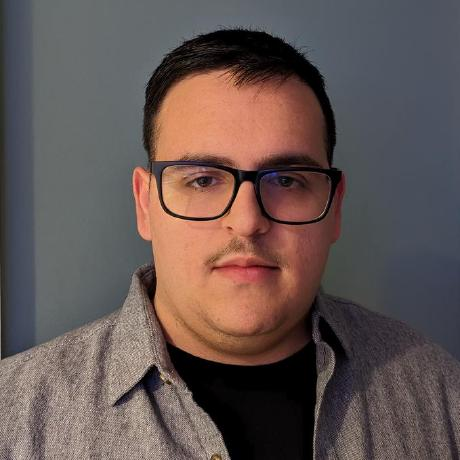
#> input picture Amir/Project 2 Part 2 Hybrid Image Amir Marji - Submissions Oct 26, 2023 1119 AM/258349-1988175 - Amir Marji - Oct 24, 2023 158 PM/amir.jpg, 460 x 460 px
$ jupyter execute project2.ipynb
#> lines starting #> are read from the running program, lines starting #| are printed output that depends on the picture; after the words box and inside, x2 and y2 are one past the last pixel; in counts of white or black regions, pixels touching at a corner belong together
# Project 2 part 1

### Import packages

### Load image

### Convert to grayscale

[cell 1]
import cv2
import numpy as np
import matplotlib.pyplot as plt

# Load the image using OpenCV (only for loading)
img = cv2.imread('amir.jpg')
#> img is the input picture: shape (460, 460, 3); mean B, G, R 82.3, 85.1, 99.6

# Convert the image to grayscale
img = cv2.cvtColor(img, cv2.COLOR_BGR2GRAY)
#> img: shape (460, 460)

# display the image
plt.imshow(img, cmap='gray')

### Gaussian_filter

[cell 2]
# Gaussian filter for noise reduction
gaussian_filter = np.array([[1, 2, 1], [2, 4, 2], [1, 2, 1]],dtype=np.float32) * 1/16

imgGaus = cv2.filter2D(img,-1, gaussian_filter)

# display the image
plt.imshow(imgGaus, cmap='gray')

### Sobel operators

[cell 3]
# Define the Sobel operators
sobel_x = np.array(([[-1, 0, 1],
                   [-2, 0, 2],
                   [-1, 0, 1]]),
                     dtype=np.float64)


sobel_y = np.array(([[-1, -2, -1],
                   [0, 0, 0],
                   [1, 2, 1]]),
                        dtype=np.float64)

###  Define Convolution function

[cell 4]
# Function to apply convolution with replicate padding to maintain the size
def convolve(image, kernel):
    # Get the dimensions of the input image and the kernel
    image_height = image.shape[0]
#> image_height = 460
    image_width = image.shape[1]
#> image_width = 460
    kernel_height = kernel.shape[0]
    kernel_width = kernel.shape[1]

    # Calculate the padding size to maintain the output size
    padding_height = kernel_height // 2
    padding_width = kernel_width // 2

    # Create an output matrix to store the convolution result
    output_image = np.zeros((image_height, image_width))

    # Pad the image with replicate values
    padded_image = np.pad(image, ((padding_height, padding_height), (padding_width, padding_width)), mode='edge')

    # Loop through the padded image
    for i in range(image_height):
        for j in range(image_width):
            # Extract the patch from the padded image that corresponds to the kernel size
            patch = padded_image[i:i + kernel_height, j:j + kernel_width]

            # Perform the convolution by element-wise multiplication and summing the result
            output_image[i, j] = np.sum(patch * kernel)
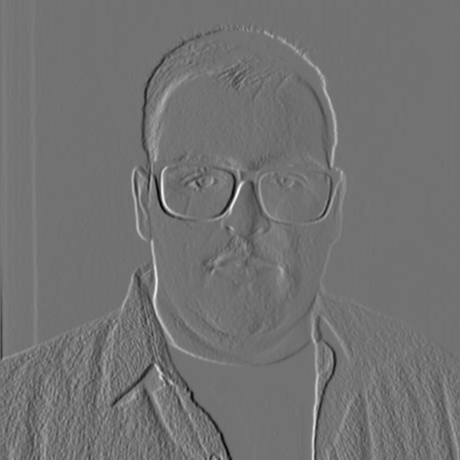
#> output_image: shape (460, 460) float64; min -402, max 492, mean 0.2; drawn with min black and max white

    return output_image

### Apply convolution

[cell 5]
# Apply Sobel filters to the image
sobel_x_image = convolve(imgGaus, sobel_x)
sobel_y_image = convolve(imgGaus, sobel_y)
#> after the loop in convolve (call 2), `for i in range(image_height):`:
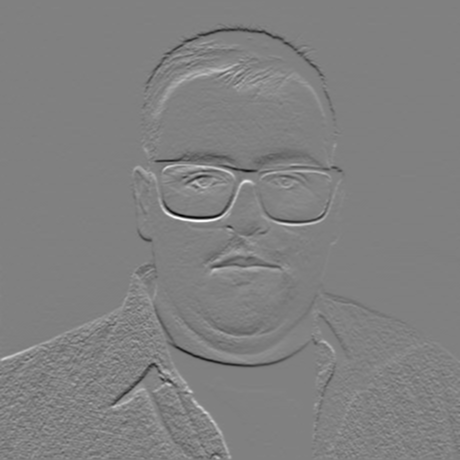
#> output_image: shape (460, 460) float64; min -468, max 460, mean 0; drawn with min black and max white

#show the two images side by side
plt.figure(figsize=(10,10))
plt.subplot(121)
plt.imshow(sobel_x_image, cmap='gray')
plt.subplot(122)
plt.imshow(sobel_y_image, cmap='gray')

### Calculate magnitude

[cell 6]
# Calculate the magnitude
magnitude = np.sqrt(sobel_x_image ** 2 + sobel_y_image ** 2)

### Thresholding

[cell 7]
# Thresholding
threshold = 100  # You can adjust the threshold value as needed
binary_image = (magnitude > threshold).astype(np.uint8) * 255
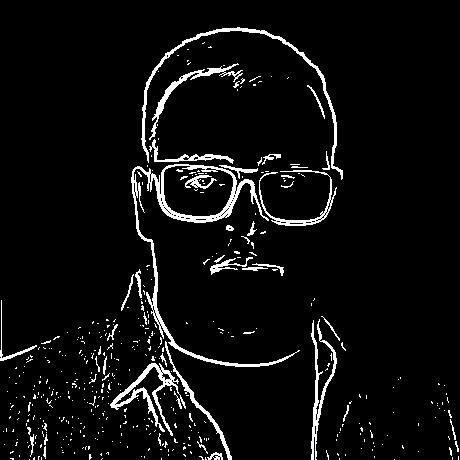
#> binary_image: shape (460, 460); 5.4% white; 455 white regions (412 under 20 px), largest, box (x1, y1, x2, y2) and area: (131, 164, 300, 367) 2666, (141, 27, 343, 180) 1290, (110, 363, 186, 436) 1049

# Display the binary image
plt.imshow(binary_image, cmap='gray')

### Results

[cell 8]
# Display the results
plt.figure(figsize=(12, 4))
plt.subplot(131), plt.imshow(img, cmap='gray'), plt.title('Grayscale Image')
plt.subplot(132), plt.imshow(imgGaus, cmap='gray'), plt.title('Blurred Image')
plt.subplot(133), plt.imshow(binary_image, cmap='gray'), plt.title('Thresholded Image')
plt.show()

# Project 2 part 2

### Photos provided [here](https://cs.brown.edu/courses/csci1430/2021_Spring/proj1_imagefiltering/)

### Convert to grayscale

[cell 9]
import cv2
import numpy as np
import matplotlib.pyplot as plt

#load the dog and cat images
dog = cv2.imread('dog.jpg')
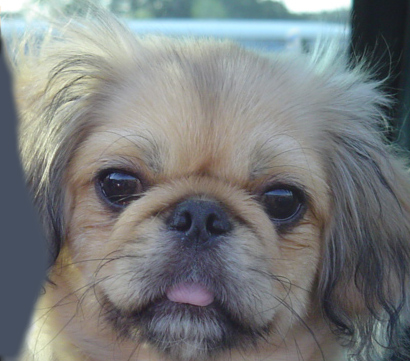
#> input picture Amir/Project 2 Part 2 Hybrid Image Amir Marji - Submissions Oct 26, 2023 1119 AM/258349-1988175 - Amir Marji - Oct 24, 2023 158 PM/dog.jpg, 410 x 361 px
#> dog is the input picture: shape (361, 410, 3); mean B, G, R 125, 124.5, 121.2
cat = cv2.imread('cat.jpg')
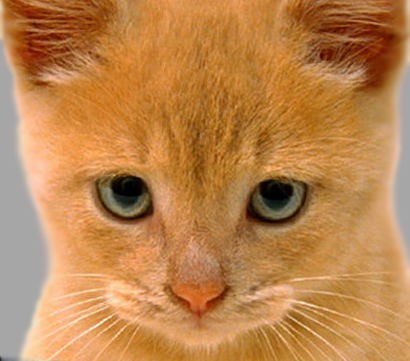
#> input picture Amir/Project 2 Part 2 Hybrid Image Amir Marji - Submissions Oct 26, 2023 1119 AM/258349-1988175 - Amir Marji - Oct 24, 2023 158 PM/cat.jpg, 410 x 361 px
#> cat is the input picture: shape (361, 410, 3); mean B, G, R 77.1, 132.5, 188.2

#convert the images to grayscale
dog = cv2.cvtColor(dog, cv2.COLOR_BGR2GRAY)
#> dog: shape (361, 410)
cat = cv2.cvtColor(cat, cv2.COLOR_BGR2GRAY)
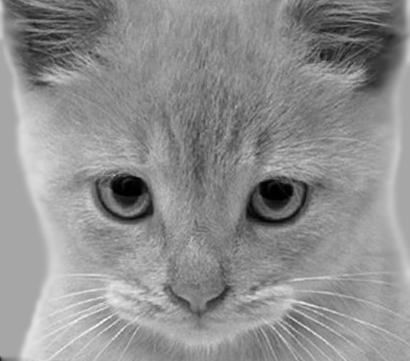
#> cat: shape (361, 410); min 0, max 251, mean 142.9

#display the images
plt.figure(figsize=(10,10))
plt.subplot(121)
plt.imshow(dog, cmap='gray')
plt.subplot(122)
plt.imshow(cat, cmap='gray')

### apply gaussian filter

[cell 10]
# imgGaus = cv2.filter2D(img,-1, gaussian_filter)

# # display the image
dogGaus = cv2.filter2D(dog,-1, gaussian_filter)
catGaus = cv2.filter2D(cat,-1, gaussian_filter)

# display the images
plt.figure(figsize=(10,10))
plt.subplot(121)
plt.imshow(dogGaus, cmap='gray')
plt.subplot(122)
plt.imshow(catGaus, cmap='gray')

### High pass and Low pass filters

[cell 11]
# High Pass and Low Pass Filters
# High Pass Filter (fine details)
cat_high_pass = cat - catGaus
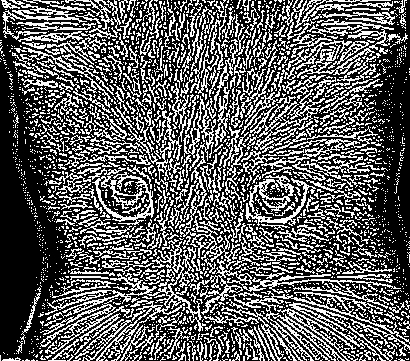
#> cat_high_pass: shape (361, 410); min 0, max 255, mean 93.1
dog_high_pass = dog - dogGaus
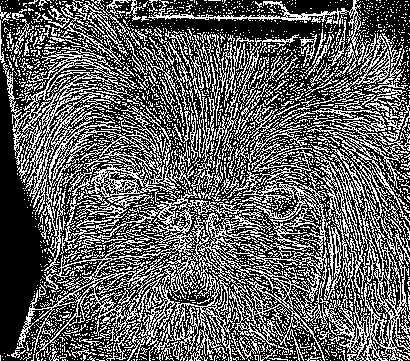
#> dog_high_pass: shape (361, 410); min 0, max 255, mean 96.3

# Low Pass Filter (smooth features)
cat_low_pass = catGaus
dog_low_pass = dogGaus

### Concentraiton

[cell 12]
low_pass_weight = 0.75  # 75% contribution
high_pass_weight = 0.25  # 25% contribution

### Create the hybrid images

[cell 13]
cat_dog_hybrid = (low_pass_weight * cat_low_pass) + (high_pass_weight * dog_high_pass) # 75% cat + 25% dog
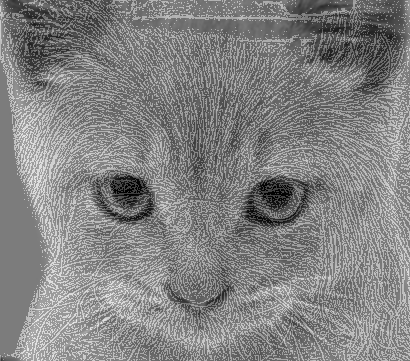
#> cat_dog_hybrid: shape (361, 410) float64; min 0, max 235.2, mean 131.2
dog_cat_hybrid = (low_pass_weight * dog_low_pass) + (high_pass_weight * cat_high_pass) # 75% dog + 25% cat
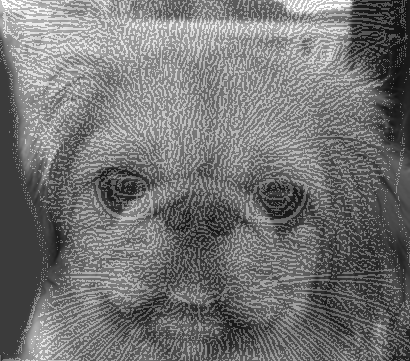
#> dog_cat_hybrid: shape (361, 410) float64; min 18, max 255, mean 115.9

### Final Results

[cell 14]
# Display Results
plt.figure(figsize=(16, 8))
plt.subplot(231), plt.imshow(cat, cmap='gray'), plt.title('Cat Image')
plt.subplot(232), plt.imshow(dog, cmap='gray'), plt.title('Dog Image')
plt.subplot(233), plt.imshow(catGaus, cmap='gray'), plt.title('Blurred Cat (Low Pass)')
plt.subplot(234), plt.imshow(dogGaus, cmap='gray'), plt.title('Blurred Dog (Low Pass)')
plt.subplot(235), plt.imshow(cat_dog_hybrid, cmap='gray'), plt.title('Cat-Dog Hybrid')
plt.subplot(236), plt.imshow(dog_cat_hybrid, cmap='gray'), plt.title('Dog-Cat Hybrid')
plt.show()
